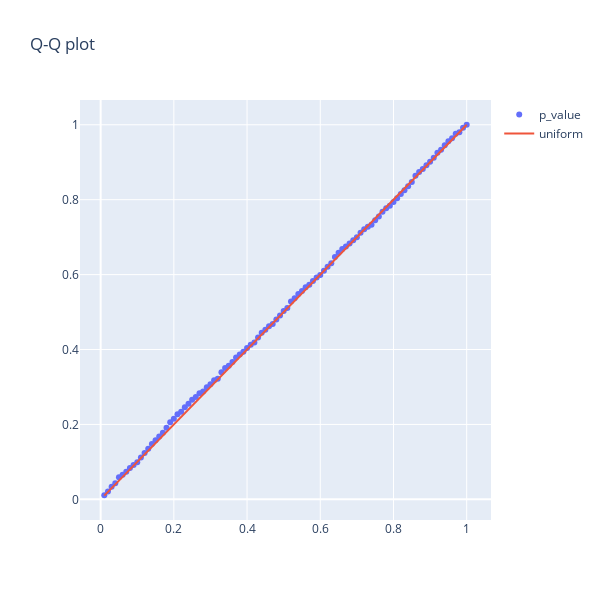

Here is the notebook cell this chart was saved with:
### Markdown cell above
Манн-Уитни, экспоненциальное распределение

### Code cell
plot_qq(stats.expon.rvs, stats.mannwhitneyu)
